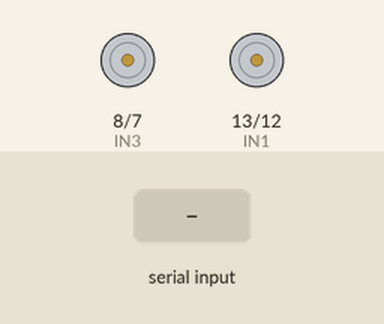
Recording of a sketch running on a simulated Arduino Uno, built with avr-gcc and run on an emulated ATmega328P. Parts: motor-driver pin pairs drawn as motors (green arrow = first pin HIGH = forward, orange = second pin HIGH = backward, longer = more drive). The inputs (shaded band) are chosen by the test bench.

Above: at 1.2 s.
1.3 s: "8" received over the second serial link
At 1.8 s:
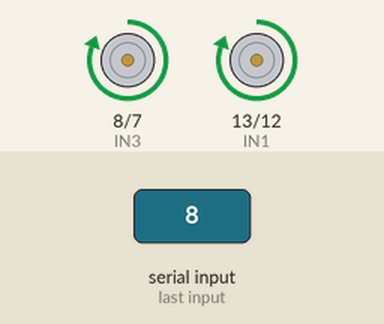
2.8 s: "2" received over the second serial link
At 4.0 s:
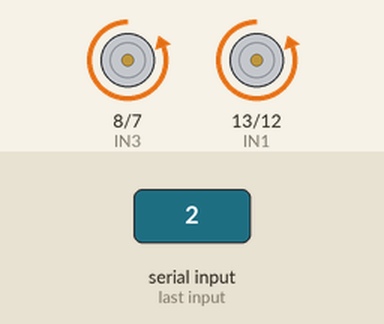
4.3 s: "4" received over the second serial link
At 5.3 s:
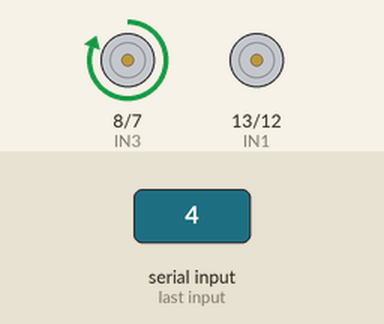
5.8 s: "6" received over the second serial link
At 6.4 s:
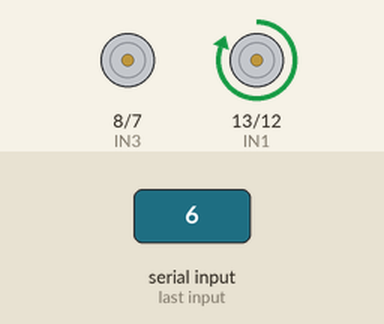
7.3 s: "0" received over the second serial link
At 8.7 s:
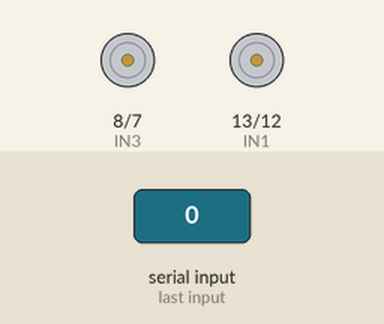
Timing chart, 0 to 9.8 s (numbered marks = the images above; inputs shaded):
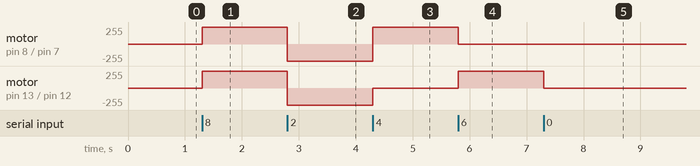

Measured:
- after the input at 1.3 s, motor on pin 8 (IN3) / pin 7 (IN4), motor on pin 13 (IN1) / pin 12 (IN2): stopped → forward 255/255 at once
- after the input at 2.8 s, motor on pin 8 (IN3) / pin 7 (IN4), motor on pin 13 (IN1) / pin 12 (IN2): forward 255/255 → backward 255/255 at once
- after the input at 4.3 s, motor on pin 8 (IN3) / pin 7 (IN4): backward 255/255 → forward 255/255 at once; motor on pin 13 (IN1) / pin 12 (IN2): backward 255/255 → stopped at once
- after the input at 5.8 s, motor on pin 8 (IN3) / pin 7 (IN4): forward 255/255 → stopped at once; motor on pin 13 (IN1) / pin 12 (IN2): stopped → forward 255/255 at once
- after the input at 7.3 s, motor on pin 13 (IN1) / pin 12 (IN2): forward 255/255 → stopped at once

The sketch:

car.ino
```cpp
#include <SoftwareSerial.h>
#define RX 2
#define TX 3


#define IN1 13
#define IN2 12
#define IN3 8
#define IN4 7


SoftwareSerial bt(RX, TX);

void setup() {
  bt.begin(9600);
  Serial.begin(9600);
  pinMode(IN1, OUTPUT);
  pinMode(IN2, OUTPUT);
  pinMode(IN3, OUTPUT);
  pinMode(IN4, OUTPUT);
}

void forward(){
  digitalWrite(IN1, HIGH);
  digitalWrite(IN2, LOW);
  digitalWrite(IN3, HIGH);
  digitalWrite(IN4, LOW);
}

void backward(){
  digitalWrite(IN1, LOW);
  digitalWrite(IN2, HIGH);
  digitalWrite(IN3, LOW);
  digitalWrite(IN4, HIGH);
}

void turn_left(){
  digitalWrite(IN1, LOW);
  digitalWrite(IN2, LOW);
  digitalWrite(IN3, HIGH);
  digitalWrite(IN4, LOW);
}

void turn_right(){
  digitalWrite(IN1, HIGH);
  digitalWrite(IN2, LOW);
  digitalWrite(IN3, LOW);
  digitalWrite(IN4, LOW);
}

void stop(){
  digitalWrite(IN1, LOW);
  digitalWrite(IN2, LOW);
  digitalWrite(IN3, LOW);
  digitalWrite(IN4, LOW);
}

void loop() {
  char val = '0';
  if (bt.available()) {
    val = bt.read();
    if(val == '0'){
      stop();
    }else if(val == '8'){
      forward();
    }else if(val == '2'){
      backward();
    }else if(val == '4'){
      turn_left();
    }else if(val == '6'){
      turn_right();
    }
  }
}
```
